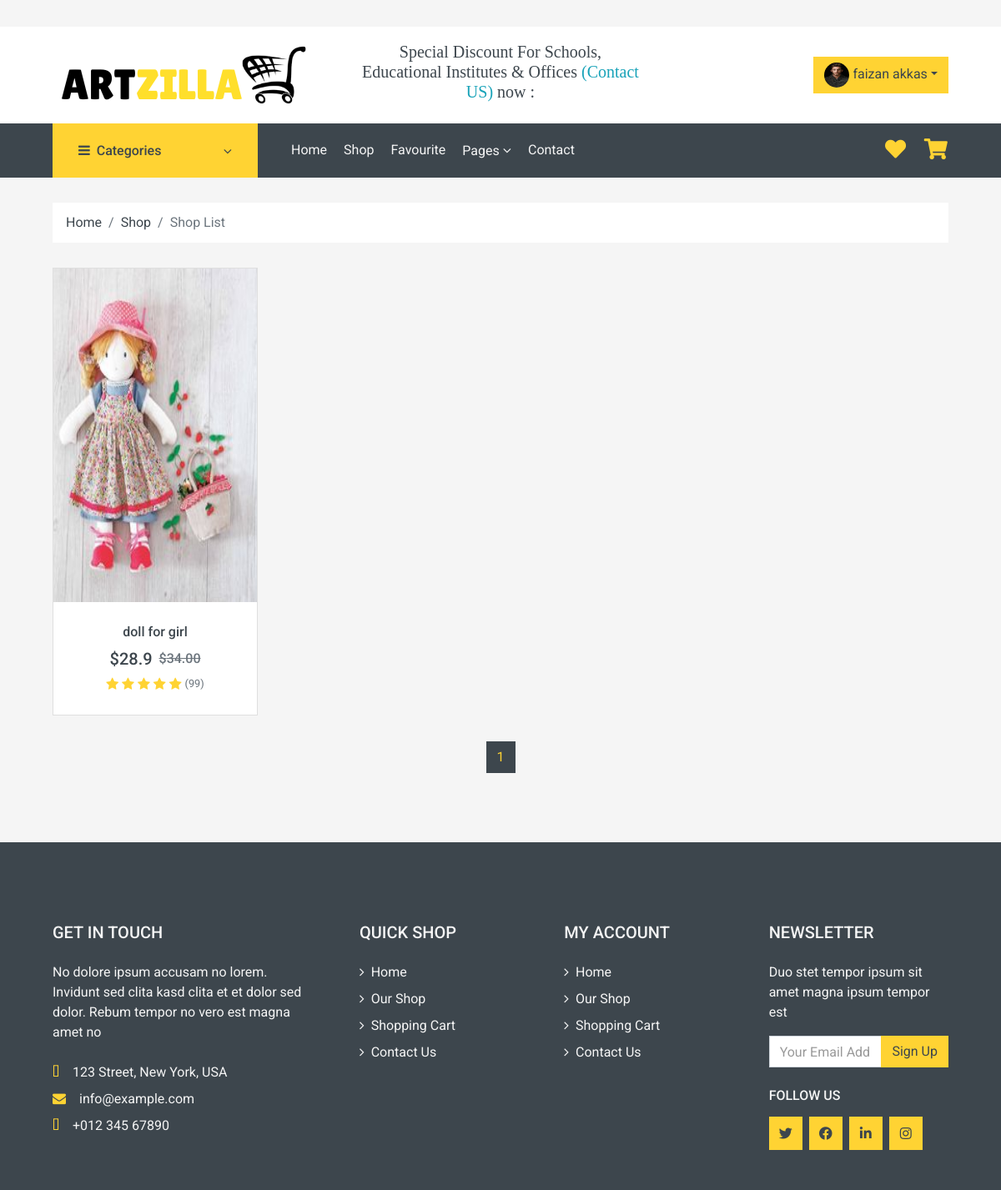
The page /Fav.php (signed in) on the database its author committed.
### tables this page shows
CREATE TABLE `user_table` (
  `user_id` int(10) NOT NULL,
  `user_fn` varchar(20) NOT NULL,
  `user_ln` varchar(20) NOT NULL,
  `user_email` varchar(100) NOT NULL,
  `user_password` varchar(30) NOT NULL,
  `user_phone` varchar(15) NOT NULL,
  `user_add1` varchar(100) NOT NULL,
  `user_add2` varchar(100) NOT NULL,
  `user_country` varchar(20) NOT NULL,
  `user_city` varchar(20) NOT NULL,
  `user_state` varchar(20) NOT NULL,
  `user_zipcode` int(10) NOT NULL,
  `user_image` varchar(100) NOT NULL
);

CREATE TABLE `product` (
  `p_id` int(10) NOT NULL,
  `p_name` varchar(20) NOT NULL,
  `p_price` int(10) NOT NULL,
  `p_des` varchar(200) NOT NULL,
  `p_quantity` int(10) NOT NULL,
  `p_code` int(10) NOT NULL,
  `p_number` int(10) NOT NULL,
  `p_image` varchar(100) NOT NULL,
  `cid_fk` int(10) NOT NULL
);

### Fav.php (the view, shortened to what this page needs)
<?php
include("admin/include/config.php");
if(isset($_SESSION["user_id"])){
$uid= $_SESSION["user_id"];
}
include("fe_include/header.php");
?>
    <div class="container-fluid">
        <div class="row px-xl-5">
            <div class="col-12">
                <nav class="breadcrumb bg-light mb-30">
                    <a class="breadcrumb-item text-dark" href="#">Home</a>
                    <a class="breadcrumb-item text-dark" href="#">Shop</a>
                    <span class="breadcrumb-item active">Shop List</span>
                </nav>
            </div>
        </div>
    </div>
    <div class="container-fluid">
        <div class="row px-xl-5">
            <div class="col-lg-12 col-md-8">
                <div class="row pb-3">
                    <?php
                        $limit=3;
                          if (isset($_GET['pageid']))
                          {$page= $_GET['pageid'];}
                          else{ $page=1;}
                          $offset=($page - 1) * $limit;
                          $q="select distinct f.p_id,f.u_id,p.p_id,p.p_name,p.p_price,p.p_image from favorite as f INNER JOIN product as p ON f.p_id=p.p_id INNER JOIN user_table as u on f.u_id=$uid LIMIT {$offset} ,{$limit}";
                          $exex=mysqli_query($connect,$q);
                          if(mysqli_num_rows($exex)>0)
                          {
                        while($product=mysqli_fetch_assoc($exex))
                        {
                    ?>
                        <div class="col-lg-3 col-md-6 col-sm-6 pb-1">
                        <div class="product-item bg-light mb-4 card">
                            <div class="product-img position-relative overflow-hidden">
             <img class="img-fluid" style="height: 400px; width: 100%" src="<?php echo "admin/Images/".$product["p_image"]?>" alt="" >
                                <div class="product-action">
                                </div>
                            </div>
                            <div class="text-center py-4 content">
 <a class="h6 text-decoration-none text-truncate" href="detail.php?did=<?php echo $product["p_id"]?>"><?php echo $product["p_name"]?></a>
                                <div class="d-flex align-items-center justify-content-center mt-2">
                                    <h5>$<?php echo number_format($product["p_price"],2) * 85/100?></h5>
                                    <h6 class="text-muted ml-2"><del>$<?php echo number_format($product["p_price"],2) ?></del></h6>
                                </div>
                                <div class="d-flex align-items-center justify-content-center mb-1">
                                    <small class="fa fa-star text-primary mr-1"></small>
                                    <small class="fa fa-star text-primary mr-1"></small>
                                    <small class="fa fa-star text-primary mr-1"></small>
                                    <small class="fa fa-star text-primary mr-1"></small>
                                    <small class="fa fa-star text-primary mr-1 "></small>
                                    <small>(99)</small>
                                </div>
                            </div>
                        </div>
                    </div>
                    <?php
                } }
                    ?>
                    <div class="col-12">
                        <?php
                        $q="select distinct f.p_id,f.u_id,p.p_id,p.p_name,p.p_price,p.p_image from favorite as f INNER JOIN product as p ON f.p_id=p.p_id INNER JOIN user_table as u on f.u_id=$uid";
                        $result=mysqli_query($connect,$q);
                        if (mysqli_num_rows($result)>0) {
                            $total=mysqli_num_rows($result);
                            $total_page=ceil( $total/$limit);
                        echo '<ul class="pagination  justify-content-center">';
                          for ($i=1; $i <=$total_page ; $i++) {
                             if ($i==$page) {
                                 $active="active";
                             }
                             else{
                                $active="";
                             }
                             echo '<li class="btn btn-outline-dark '.$active.'" style="margin:3px;"><a href="fav.php?pageid='.$i.'">'.$i.'</a></li>';
                         }
                            echo '</ul>';
                       }
                         ?>
                    </div>
                </div>
            </div>
        </div>
    </div>
<?php
include("fe_include/footer.php");?>

### fe_include/header.php (shortened to what this page needs)
<?php
include("admin/include/config.php");
?>
<!DOCTYPE html>
<html lang="en">
<head>
    <link href="https://cdnjs.cloudflare.com/ajax/libs/font-awesome/5.10.0/css/all.min.css" rel="stylesheet">
    <link href="lib/animate/animate.min.css" rel="stylesheet">
    <link href="lib/owlcarousel/assets/owl.carousel.min.css" rel="stylesheet">
<link rel="stylesheet" href="https://cdnjs.cloudflare.com/ajax/libs/font-awesome/4.7.0/css/font-awesome.min.css">
    <link href="css/style.css" rel="stylesheet">
</head>
<body>
    <div class="container-fluid">
        <div class="row bg-secondary py-1 px-xl-5">
            <div class="col-lg-6 d-none d-lg-block">
            </div>
            <div class="col-lg-6 text-lg-right">
            </div>
        </div>
        <div class="row align-items-center bg-light py-3 px-xl-5 d-none d-lg-flex">
            <div class="col-lg-4">
                <a href="index.php" class="text-decoration-none">
                    <img src="img/ARTZILLA.png">
                </a>
            </div>
            <div class="col-lg-4 col-6 text-center">
                <h5 style="font-family: calabri">Special Discount For Schools, Educational Institutes & Offices <a href="contact.php" class="text-info">(Contact US)</a> now :</h5>
            </div>
            <div class="col-lg-4 col-6 text-right">
                 <div class="d-inline-flex align-items-center">
                    <div class="btn-group">
						<?php
							if(isset($_SESSION["user_id"]))
							{
							$id= $_SESSION["user_id"];
							$profile="select * from user_table where user_id=$id";
							$profilexec=mysqli_query($connect,$profile);
							if(mysqli_num_rows($profilexec))
							{$profileimg=mysqli_fetch_assoc($profilexec);
							echo "
<button type='button' class='btn  btn-primary dropdown-toggle' data-toggle='dropdown'><img src='img/profile/".$profileimg["user_image"]."' width='30px' height='30px' class='rounded-circle'> ".$profileimg["user_fn"]." ".$profileimg["user_ln"]."</button>
							<div class='dropdown-menu dropdown-menu-right'>
<a class='dropdown-item' href='profile.php'>profile <i class='fa fa-user' style='font-size:20px'></i></a>
<a class='dropdown-item border-top' href='logout.php'>Log Out <i class='fa fa-sign-out' style='font-size:20px'></i></a></div>";
							}}
							?>
                    </div>
                </div>
            </div>
        </div>
    </div>
    <div class="container-fluid bg-dark mb-30">
        <div class="row px-xl-5">
            <div class="col-lg-3 d-none d-lg-block">
                <a class="btn d-flex align-items-center justify-content-between bg-primary w-100" data-toggle="collapse" href="#navbar-vertical" style="height: 65px; padding: 0 30px;">
                    <h6 class="text-dark m-0"><i class="fa fa-bars mr-2"></i>Categories</h6>
                    <i class="fa fa-angle-down text-dark"></i>
                </a>
            </div>
            <div class="col-lg-9">
                <nav class="navbar navbar-expand-lg bg-dark navbar-dark py-3 py-lg-0 px-0">
                    <div class="collapse navbar-collapse justify-content-between" id="navbarCollapse">
                        <div class="navbar-nav mr-auto py-0">
                            <a href="index.php" class="nav-item nav-link">Home</a>
                            <a href="shop.php" class="nav-item nav-link">Shop</a>
							<a href="fav.php" class="nav-item nav-link">Favourite</a>
                            <div class="nav-item dropdown">
                                <a href="#" class="nav-link dropdown-toggle" data-toggle="dropdown">Pages <i class="fa fa-angle-down mt-1"></i></a>
                            </div>
                            <a href="contact.php" class="nav-item nav-link">Contact</a>
                        </div>
                        <div class="navbar-nav ml-auto py-0 d-none d-lg-block">
                            <a href="fav.php" class="btn px-0">
                                <i class="fas fa-heart text-primary" style="font-size: 25px;"></i>
                            </a>
                            <a href="cart.php" class="btn px-0 ml-3">
                                <i class="fas fa-shopping-cart text-primary" style="font-size: 25px;"></i>
                            </a>
                        </div>
                    </div>
                </nav>
            </div>
        </div>
    </div>

### rows shown on the page
user_table: user_image (picture), user_fn "faizan", user_ln "akkas"
product: p_image (picture), p_name "doll for girl", number_format($product['p_price'],2)*85/100 "28.9", p_price "34.00"
